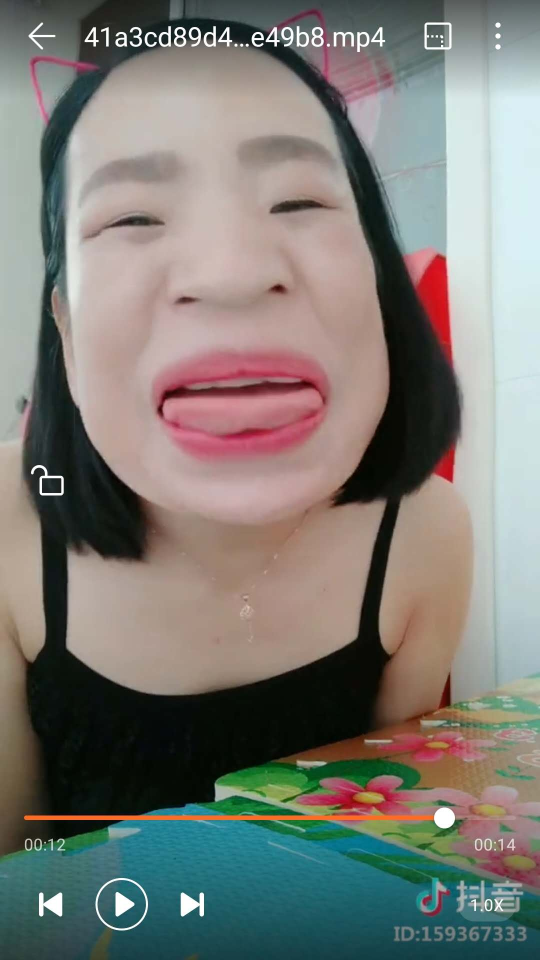
#> input picture Baidu/images/1.jpg, 1080 x 1920 px, found by its file name (shown at 1/2 size)
$ python 'python生成字符画.py'   (older library calls are emulated)
#> lines starting #> are read from the running program, lines starting #| are printed output that depends on the picture
import sys
from PIL import Image
from skimage import transform, data, io


def get_char(r, g=1, b=1, alpha=256):
    ascii_char = '''$@B%8&WM#*oahkbdpqwmZO0QLCJUYXzcvunxrjft/\|()1{}[]?-_+~<>i!lI;:,\"^`'. '''
    if alpha == 0:
        return " "
    length = len(ascii_char)
    gray = int(0.2126 * r + 0.7152 * g + 0.0722 * b)
    unit = (256.0 + 1) / length
    return ascii_char[int(gray / unit)]


def get_img(img: str):
    im = Image.open(img)
    height = int(im.size[1] / 2)
    width = int(im.size[0] / 2)

    im = im.resize((width, height), Image.NEAREST)
    txt = ""
    for h in range(height):
        for w in range(width):
            txt += get_char(im.getpixel((w, h)))
        txt += "\n"
    return txt


def convert_L(img_url):
#> called with img_url = 'D:\\Administrator\\Desktop\\1.jpg'
    im = Image.open(img_url)
#> im is the input picture: PIL image 1080x1920 RGB; mean R, G, B 124.7, 123.4, 117.7
    im = im.convert('L')
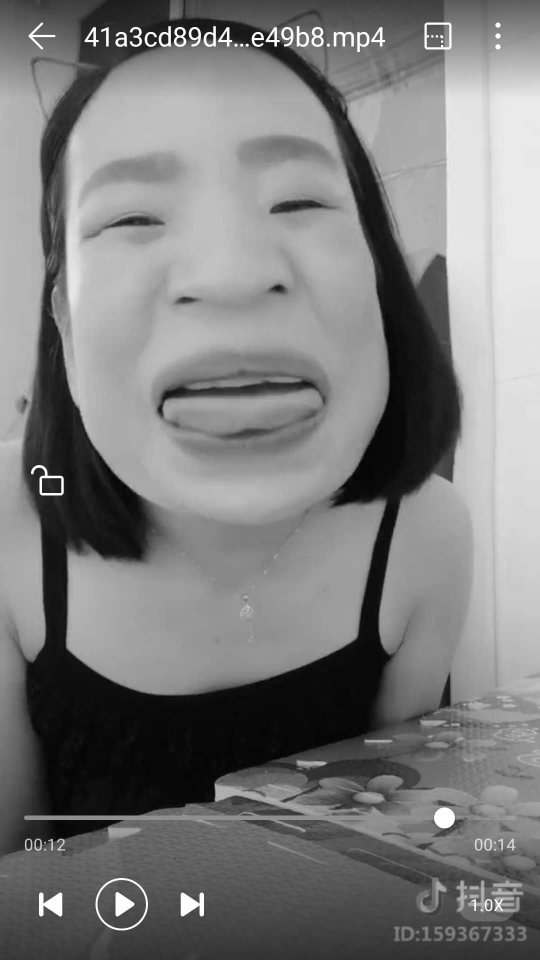
#> im: PIL image 1080x1920 L (shown at 1/2 size); min 1, max 255, mean 123.1
    max_height = 400
    height = int(im.size[1] / 1.5)
#> height = 1280
    width = int(im.size[0] / 1.5)
#> width = 720
    while True:
        if height > max_height:
            height = height / 1.5
            width = width / 1.5
        else:
            break
#> after the loop, height = 379.3; width = 213.3
    im = im.resize((int(width), int(height)), Image.ANTIALIAS)
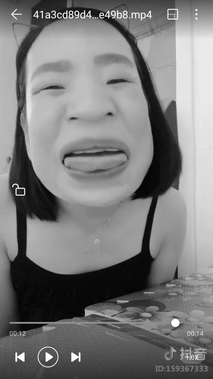
#> im: PIL image 213x379 L; min 0, max 255, mean 123.1
    im.save(img_url)


def main(image_name: str, art_name: str):
    convert_L(image_name)
    txt = get_img(image_name)
#> in get_img, `im = im.resize((width, height), Image.NEAREST)`:
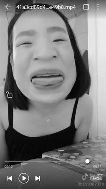
#> im: PIL image 106x189 L; min 0, max 255, mean 123.1
    with open(art_name, "w", encoding="utf-8") as f:
        f.write(txt)


if __name__ == '__main__':
    img_in = r"D:\Administrator\Desktop\1.jpg"
    img_out = r"D:\Administrator\Desktop\1.txt"
    main(img_in, img_out)

$ run again, with Baidu/images/2.jpg copied over Baidu/images/1.jpg
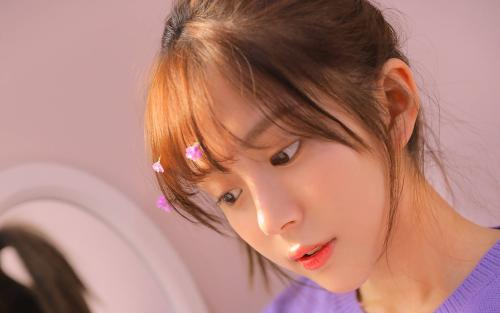
#> input picture Baidu/images/2.jpg, 500 x 313 px, found by its file name
#> in convert_L, im is the input picture: PIL image 500x313 RGB; mean R, G, B 178.9, 129.9, 119.4
#> in convert_L, `im = im.convert('L')`:
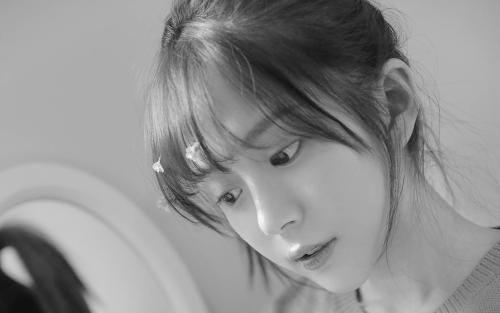
#> im: PIL image 500x313 L; min 15, max 250, mean 143.4
#> in get_img, `im = im.resize((width, height), Image.NEAREST)`:
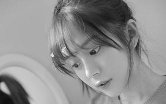
#> im: PIL image 166x104 L; min 14, max 251, mean 143.4

$ run again, with Baidu/images/4.jpg copied over Baidu/images/1.jpg
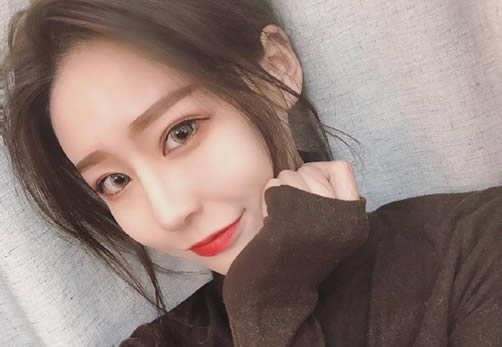
#> input picture Baidu/images/4.jpg, 502 x 347 px, found by its file name
#> in convert_L, im is the input picture: PIL image 502x347 RGB; mean R, G, B 144.4, 125.5, 119.5
#> in convert_L, `im = im.convert('L')`:
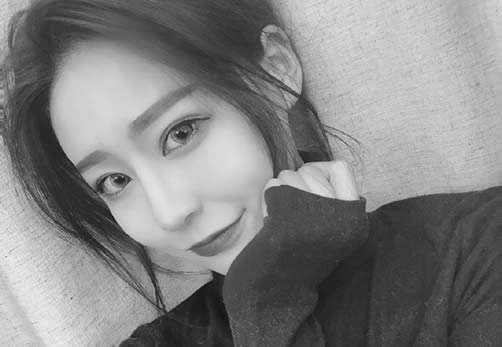
#> im: PIL image 502x347 L; min 11, max 241, mean 130.5
#> in get_img, `im = im.resize((width, height), Image.NEAREST)`:
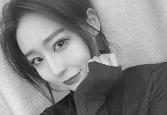
#> im: PIL image 167x115 L; min 16, max 241, mean 130.4
